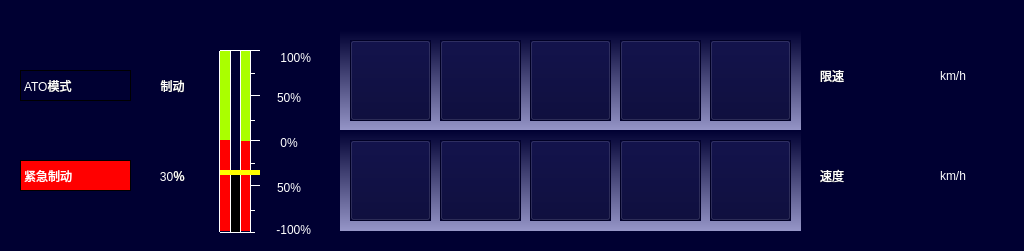
<?xml version="1.0" encoding="UTF-8"?>
<ui version="4.0">
 <class>VehicleStatusArea</class>
 <widget class="QWidget" name="VehicleStatusArea">
  <property name="geometry">
   <rect>
    <x>0</x>
    <y>0</y>
    <width>1024</width>
    <height>251</height>
   </rect>
  </property>
  <property name="windowTitle">
   <string>Form</string>
  </property>
  <property name="styleSheet">
   <string notr="true">QWidget
{
	background-color: rgb(0,0,50);
}

</string>
  </property>
  <widget class="QLabel" name="LBLSpeed">
   <property name="geometry">
    <rect>
     <x>20</x>
     <y>160</y>
     <width>111</width>
     <height>31</height>
    </rect>
   </property>
   <property name="styleSheet">
    <string notr="true">background-color: rgb(255, 0, 0);
color:white;
font:24px,&quot;微软雅黑&quot;;
border:1px solid black;
</string>
   </property>
   <property name="text">
    <string>紧急制动</string>
   </property>
  </widget>
  <widget class="QLabel" name="LBLNetV">
   <property name="geometry">
    <rect>
     <x>820</x>
     <y>60</y>
     <width>61</width>
     <height>31</height>
    </rect>
   </property>
   <property name="styleSheet">
    <string notr="true">color:white;
font:24px,&quot;微软雅黑&quot;;</string>
   </property>
   <property name="text">
    <string>限速</string>
   </property>
  </widget>
  <widget class="QPushButton" name="BTNHVAC">
   <property name="geometry">
    <rect>
     <x>350</x>
     <y>40</y>
     <width>81</width>
     <height>81</height>
    </rect>
   </property>
   <property name="focusPolicy">
    <enum>Qt::NoFocus</enum>
   </property>
   <property name="styleSheet">
    <string notr="true"/>
   </property>
   <property name="text">
    <string/>
   </property>
  </widget>
  <widget class="QPushButton" name="BTNSIV">
   <property name="geometry">
    <rect>
     <x>440</x>
     <y>40</y>
     <width>81</width>
     <height>81</height>
    </rect>
   </property>
   <property name="focusPolicy">
    <enum>Qt::NoFocus</enum>
   </property>
   <property name="styleSheet">
    <string notr="true"/>
   </property>
   <property name="text">
    <string/>
   </property>
  </widget>
  <widget class="QLabel" name="label">
   <property name="geometry">
    <rect>
     <x>340</x>
     <y>30</y>
     <width>461</width>
     <height>101</height>
    </rect>
   </property>
   <property name="styleSheet">
    <string notr="true">background:qlineargradient(spread:pad,x1:0,y1:0,x2:0,y2:1,stop:0 rgba(0,0,50,255),stop:1 rgba(150,150,200,255));</string>
   </property>
   <property name="text">
    <string/>
   </property>
  </widget>
  <widget class="QLabel" name="label_2">
   <property name="geometry">
    <rect>
     <x>340</x>
     <y>130</y>
     <width>461</width>
     <height>101</height>
    </rect>
   </property>
   <property name="styleSheet">
    <string notr="true">background:qlineargradient(spread:pad,x1:0,y1:0,x2:0,y2:1,stop:0 rgba(0,0,50,255),stop:1 rgba(150,150,200,255));</string>
   </property>
   <property name="text">
    <string/>
   </property>
  </widget>
  <widget class="QPushButton" name="BTNLineCircuitBreaker">
   <property name="geometry">
    <rect>
     <x>530</x>
     <y>40</y>
     <width>81</width>
     <height>81</height>
    </rect>
   </property>
   <property name="focusPolicy">
    <enum>Qt::NoFocus</enum>
   </property>
   <property name="styleSheet">
    <string notr="true"/>
   </property>
   <property name="text">
    <string/>
   </property>
  </widget>
  <widget class="QPushButton" name="BTNEDCU">
   <property name="geometry">
    <rect>
     <x>620</x>
     <y>40</y>
     <width>81</width>
     <height>81</height>
    </rect>
   </property>
   <property name="focusPolicy">
    <enum>Qt::NoFocus</enum>
   </property>
   <property name="styleSheet">
    <string notr="true"/>
   </property>
   <property name="text">
    <string/>
   </property>
  </widget>
  <widget class="QPushButton" name="BTNPIS">
   <property name="geometry">
    <rect>
     <x>710</x>
     <y>40</y>
     <width>81</width>
     <height>81</height>
    </rect>
   </property>
   <property name="focusPolicy">
    <enum>Qt::NoFocus</enum>
   </property>
   <property name="styleSheet">
    <string notr="true"/>
   </property>
   <property name="text">
    <string/>
   </property>
  </widget>
  <widget class="QPushButton" name="BTNTolopogy">
   <property name="geometry">
    <rect>
     <x>710</x>
     <y>140</y>
     <width>81</width>
     <height>81</height>
    </rect>
   </property>
   <property name="focusPolicy">
    <enum>Qt::NoFocus</enum>
   </property>
   <property name="styleSheet">
    <string notr="true"/>
   </property>
   <property name="text">
    <string/>
   </property>
  </widget>
  <widget class="QPushButton" name="BTNFire">
   <property name="geometry">
    <rect>
     <x>530</x>
     <y>140</y>
     <width>81</width>
     <height>81</height>
    </rect>
   </property>
   <property name="focusPolicy">
    <enum>Qt::NoFocus</enum>
   </property>
   <property name="styleSheet">
    <string notr="true"/>
   </property>
   <property name="text">
    <string/>
   </property>
  </widget>
  <widget class="QPushButton" name="BTNBCU">
   <property name="geometry">
    <rect>
     <x>350</x>
     <y>140</y>
     <width>81</width>
     <height>81</height>
    </rect>
   </property>
   <property name="focusPolicy">
    <enum>Qt::NoFocus</enum>
   </property>
   <property name="styleSheet">
    <string notr="true"/>
   </property>
   <property name="text">
    <string/>
   </property>
  </widget>
  <widget class="QPushButton" name="BTNTCU">
   <property name="geometry">
    <rect>
     <x>440</x>
     <y>140</y>
     <width>81</width>
     <height>81</height>
    </rect>
   </property>
   <property name="focusPolicy">
    <enum>Qt::NoFocus</enum>
   </property>
   <property name="styleSheet">
    <string notr="true"/>
   </property>
   <property name="text">
    <string/>
   </property>
  </widget>
  <widget class="QPushButton" name="BTNACP">
   <property name="geometry">
    <rect>
     <x>620</x>
     <y>140</y>
     <width>81</width>
     <height>81</height>
    </rect>
   </property>
   <property name="focusPolicy">
    <enum>Qt::NoFocus</enum>
   </property>
   <property name="styleSheet">
    <string notr="true"/>
   </property>
   <property name="text">
    <string/>
   </property>
  </widget>
  <widget class="QLabel" name="LBLSpeed_3">
   <property name="geometry">
    <rect>
     <x>20</x>
     <y>70</y>
     <width>111</width>
     <height>31</height>
    </rect>
   </property>
   <property name="styleSheet">
    <string notr="true">QLabel
{
color:white;
font:24px,&quot;微软雅黑&quot;;
border:1px solid black;
}</string>
   </property>
   <property name="text">
    <string>ATO模式</string>
   </property>
  </widget>
  <widget class="QLabel" name="LBLHVAC">
   <property name="geometry">
    <rect>
     <x>350</x>
     <y>40</y>
     <width>81</width>
     <height>81</height>
    </rect>
   </property>
   <property name="styleSheet">
    <string notr="true"/>
   </property>
   <property name="text">
    <string/>
   </property>
  </widget>
  <widget class="QLabel" name="LBLSIV">
   <property name="geometry">
    <rect>
     <x>440</x>
     <y>40</y>
     <width>81</width>
     <height>81</height>
    </rect>
   </property>
   <property name="styleSheet">
    <string notr="true"/>
   </property>
   <property name="text">
    <string/>
   </property>
  </widget>
  <widget class="QLabel" name="LBLLineCircleBreaker">
   <property name="geometry">
    <rect>
     <x>530</x>
     <y>40</y>
     <width>81</width>
     <height>81</height>
    </rect>
   </property>
   <property name="styleSheet">
    <string notr="true"/>
   </property>
   <property name="text">
    <string/>
   </property>
  </widget>
  <widget class="QLabel" name="LBLEDCU">
   <property name="geometry">
    <rect>
     <x>620</x>
     <y>40</y>
     <width>81</width>
     <height>81</height>
    </rect>
   </property>
   <property name="styleSheet">
    <string notr="true"/>
   </property>
   <property name="text">
    <string/>
   </property>
  </widget>
  <widget class="QLabel" name="LBLPIS">
   <property name="geometry">
    <rect>
     <x>710</x>
     <y>40</y>
     <width>81</width>
     <height>81</height>
    </rect>
   </property>
   <property name="styleSheet">
    <string notr="true"/>
   </property>
   <property name="text">
    <string/>
   </property>
  </widget>
  <widget class="QLabel" name="LBLFire">
   <property name="geometry">
    <rect>
     <x>530</x>
     <y>140</y>
     <width>81</width>
     <height>81</height>
    </rect>
   </property>
   <property name="styleSheet">
    <string notr="true"/>
   </property>
   <property name="text">
    <string/>
   </property>
  </widget>
  <widget class="QLabel" name="LBLBCU">
   <property name="geometry">
    <rect>
     <x>350</x>
     <y>140</y>
     <width>81</width>
     <height>81</height>
    </rect>
   </property>
   <property name="styleSheet">
    <string notr="true"/>
   </property>
   <property name="text">
    <string/>
   </property>
  </widget>
  <widget class="QLabel" name="LBLACP">
   <property name="geometry">
    <rect>
     <x>620</x>
     <y>140</y>
     <width>81</width>
     <height>81</height>
    </rect>
   </property>
   <property name="styleSheet">
    <string notr="true"/>
   </property>
   <property name="text">
    <string/>
   </property>
  </widget>
  <widget class="QLabel" name="LBLTolopogy">
   <property name="geometry">
    <rect>
     <x>710</x>
     <y>140</y>
     <width>81</width>
     <height>81</height>
    </rect>
   </property>
   <property name="styleSheet">
    <string notr="true"/>
   </property>
   <property name="text">
    <string/>
   </property>
  </widget>
  <widget class="QLabel" name="LBLTCU">
   <property name="geometry">
    <rect>
     <x>440</x>
     <y>140</y>
     <width>81</width>
     <height>81</height>
    </rect>
   </property>
   <property name="styleSheet">
    <string notr="true"/>
   </property>
   <property name="text">
    <string/>
   </property>
  </widget>
  <widget class="QLabel" name="LBLNetV_2">
   <property name="geometry">
    <rect>
     <x>880</x>
     <y>60</y>
     <width>61</width>
     <height>31</height>
    </rect>
   </property>
   <property name="styleSheet">
    <string notr="true">color:white;
font:24px,&quot;微软雅黑&quot;;</string>
   </property>
   <property name="text">
    <string/>
   </property>
  </widget>
  <widget class="QLabel" name="LBLNetV_3">
   <property name="geometry">
    <rect>
     <x>820</x>
     <y>160</y>
     <width>61</width>
     <height>31</height>
    </rect>
   </property>
   <property name="styleSheet">
    <string notr="true">color:white;
font:24px,&quot;微软雅黑&quot;;</string>
   </property>
   <property name="text">
    <string>速度</string>
   </property>
  </widget>
  <widget class="QLabel" name="LBLNetV_4">
   <property name="geometry">
    <rect>
     <x>880</x>
     <y>160</y>
     <width>61</width>
     <height>31</height>
    </rect>
   </property>
   <property name="styleSheet">
    <string notr="true">color:white;
font:24px,&quot;微软雅黑&quot;;</string>
   </property>
   <property name="text">
    <string/>
   </property>
  </widget>
  <widget class="QLabel" name="LBLNetV_5">
   <property name="geometry">
    <rect>
     <x>940</x>
     <y>60</y>
     <width>71</width>
     <height>31</height>
    </rect>
   </property>
   <property name="styleSheet">
    <string notr="true">color:white;
font:24px,&quot;微软雅黑&quot;;</string>
   </property>
   <property name="text">
    <string>km/h</string>
   </property>
  </widget>
  <widget class="QLabel" name="LBLNetV_6">
   <property name="geometry">
    <rect>
     <x>940</x>
     <y>160</y>
     <width>71</width>
     <height>31</height>
    </rect>
   </property>
   <property name="styleSheet">
    <string notr="true">color:white;
font:24px,&quot;微软雅黑&quot;;</string>
   </property>
   <property name="text">
    <string>km/h</string>
   </property>
  </widget>
  <widget class="QWidget" name="widget_2" native="true">
   <property name="geometry">
    <rect>
     <x>200</x>
     <y>0</y>
     <width>121</width>
     <height>250</height>
    </rect>
   </property>
   <property name="styleSheet">
    <string notr="true">background-color: rgb(0, 0, 50);</string>
   </property>
   <widget class="QLabel" name="Barlabel_left_24">
    <property name="geometry">
     <rect>
      <x>20</x>
      <y>50</y>
      <width>10</width>
      <height>91</height>
     </rect>
    </property>
    <property name="sizePolicy">
     <sizepolicy hsizetype="MinimumExpanding" vsizetype="Preferred">
      <horstretch>0</horstretch>
      <verstretch>0</verstretch>
     </sizepolicy>
    </property>
    <property name="styleSheet">
     <string notr="true">background-color: rgb(170, 255, 0);
border-color: rgb(255, 255, 255);</string>
    </property>
    <property name="text">
     <string/>
    </property>
   </widget>
   <widget class="QLabel" name="label_84">
    <property name="geometry">
     <rect>
      <x>70</x>
      <y>90</y>
      <width>31</width>
      <height>16</height>
     </rect>
    </property>
    <property name="styleSheet">
     <string notr="true">color: rgb(255, 255, 255);</string>
    </property>
    <property name="text">
     <string>50%</string>
    </property>
    <property name="alignment">
     <set>Qt::AlignRight|Qt::AlignTrailing|Qt::AlignVCenter</set>
    </property>
   </widget>
   <widget class="QLabel" name="label_85">
    <property name="geometry">
     <rect>
      <x>50</x>
      <y>73</y>
      <width>5</width>
      <height>1</height>
     </rect>
    </property>
    <property name="styleSheet">
     <string notr="true">background-color: rgb(255, 255, 255);</string>
    </property>
    <property name="text">
     <string/>
    </property>
   </widget>
   <widget class="QLabel" name="label_86">
    <property name="geometry">
     <rect>
      <x>20</x>
      <y>232</y>
      <width>35</width>
      <height>1</height>
     </rect>
    </property>
    <property name="styleSheet">
     <string notr="true">background-color: rgb(255, 255, 255);</string>
    </property>
    <property name="text">
     <string/>
    </property>
   </widget>
   <widget class="QLabel" name="label_87">
    <property name="geometry">
     <rect>
      <x>30</x>
      <y>51</y>
      <width>1</width>
      <height>181</height>
     </rect>
    </property>
    <property name="styleSheet">
     <string notr="true">background-color: rgb(255, 255, 255);</string>
    </property>
    <property name="text">
     <string/>
    </property>
   </widget>
   <widget class="QLabel" name="Barlabel_left_25">
    <property name="geometry">
     <rect>
      <x>40</x>
      <y>140</y>
      <width>10</width>
      <height>91</height>
     </rect>
    </property>
    <property name="styleSheet">
     <string notr="true">background-color: rgb(255, 0, 0);</string>
    </property>
    <property name="text">
     <string/>
    </property>
   </widget>
   <widget class="QLabel" name="label_88">
    <property name="geometry">
     <rect>
      <x>70</x>
      <y>135</y>
      <width>31</width>
      <height>16</height>
     </rect>
    </property>
    <property name="styleSheet">
     <string notr="true">color: rgb(255, 255, 255);</string>
    </property>
    <property name="text">
     <string>0% </string>
    </property>
    <property name="alignment">
     <set>Qt::AlignRight|Qt::AlignTrailing|Qt::AlignVCenter</set>
    </property>
   </widget>
   <widget class="QLabel" name="label_89">
    <property name="geometry">
     <rect>
      <x>50</x>
      <y>185</y>
      <width>10</width>
      <height>1</height>
     </rect>
    </property>
    <property name="styleSheet">
     <string notr="true">background-color: rgb(255, 255, 255);</string>
    </property>
    <property name="text">
     <string/>
    </property>
   </widget>
   <widget class="QLabel" name="label_90">
    <property name="geometry">
     <rect>
      <x>50</x>
      <y>51</y>
      <width>1</width>
      <height>181</height>
     </rect>
    </property>
    <property name="styleSheet">
     <string notr="true">background-color: rgb(255, 255, 255);</string>
    </property>
    <property name="text">
     <string/>
    </property>
   </widget>
   <widget class="QLabel" name="label_91">
    <property name="geometry">
     <rect>
      <x>70</x>
      <y>180</y>
      <width>31</width>
      <height>16</height>
     </rect>
    </property>
    <property name="styleSheet">
     <string notr="true">color: rgb(255, 255, 255);</string>
    </property>
    <property name="text">
     <string>50%</string>
    </property>
    <property name="alignment">
     <set>Qt::AlignRight|Qt::AlignTrailing|Qt::AlignVCenter</set>
    </property>
   </widget>
   <widget class="QLabel" name="label_92">
    <property name="geometry">
     <rect>
      <x>40</x>
      <y>51</y>
      <width>1</width>
      <height>181</height>
     </rect>
    </property>
    <property name="styleSheet">
     <string notr="true">background-color: rgb(255, 255, 255);</string>
    </property>
    <property name="text">
     <string/>
    </property>
   </widget>
   <widget class="QLabel" name="label_93">
    <property name="geometry">
     <rect>
      <x>50</x>
      <y>120</y>
      <width>5</width>
      <height>1</height>
     </rect>
    </property>
    <property name="styleSheet">
     <string notr="true">background-color: rgb(255, 255, 255);</string>
    </property>
    <property name="text">
     <string/>
    </property>
   </widget>
   <widget class="QLabel" name="Barlabel_right_7">
    <property name="geometry">
     <rect>
      <x>41</x>
      <y>50</y>
      <width>9</width>
      <height>91</height>
     </rect>
    </property>
    <property name="styleSheet">
     <string notr="true">
background-color: rgb(170, 255, 0);
border-color: rgb(0, 0, 0);</string>
    </property>
    <property name="text">
     <string/>
    </property>
   </widget>
   <widget class="QLabel" name="label_94">
    <property name="geometry">
     <rect>
      <x>60</x>
      <y>220</y>
      <width>51</width>
      <height>20</height>
     </rect>
    </property>
    <property name="styleSheet">
     <string notr="true">color: rgb(255, 255, 255);</string>
    </property>
    <property name="text">
     <string>-100%</string>
    </property>
    <property name="alignment">
     <set>Qt::AlignRight|Qt::AlignTrailing|Qt::AlignVCenter</set>
    </property>
   </widget>
   <widget class="QLabel" name="Barlabel_TraBrakevalue_4">
    <property name="geometry">
     <rect>
      <x>31</x>
      <y>172</y>
      <width>9</width>
      <height>60</height>
     </rect>
    </property>
    <property name="styleSheet">
     <string notr="true">background-color: rgb(0, 0, 0);</string>
    </property>
    <property name="text">
     <string/>
    </property>
   </widget>
   <widget class="QLabel" name="label_95">
    <property name="geometry">
     <rect>
      <x>19</x>
      <y>51</y>
      <width>1</width>
      <height>181</height>
     </rect>
    </property>
    <property name="styleSheet">
     <string notr="true">background-color: rgb(255, 255, 255);</string>
    </property>
    <property name="text">
     <string/>
    </property>
   </widget>
   <widget class="QLabel" name="Barlabel_left_26">
    <property name="geometry">
     <rect>
      <x>20</x>
      <y>140</y>
      <width>10</width>
      <height>91</height>
     </rect>
    </property>
    <property name="styleSheet">
     <string notr="true">background-color: rgb(255, 0, 0);</string>
    </property>
    <property name="text">
     <string/>
    </property>
   </widget>
   <widget class="QLabel" name="Barlabel_TraBrakeLine_4">
    <property name="geometry">
     <rect>
      <x>20</x>
      <y>170</y>
      <width>40</width>
      <height>5</height>
     </rect>
    </property>
    <property name="styleSheet">
     <string notr="true">background-color: rgb(255, 255, 0);</string>
    </property>
    <property name="text">
     <string/>
    </property>
   </widget>
   <widget class="QLabel" name="label_96">
    <property name="geometry">
     <rect>
      <x>20</x>
      <y>50</y>
      <width>40</width>
      <height>1</height>
     </rect>
    </property>
    <property name="styleSheet">
     <string notr="true">background-color: rgb(255, 255, 255);</string>
    </property>
    <property name="text">
     <string/>
    </property>
   </widget>
   <widget class="QLabel" name="label_97">
    <property name="geometry">
     <rect>
      <x>70</x>
      <y>50</y>
      <width>41</width>
      <height>16</height>
     </rect>
    </property>
    <property name="styleSheet">
     <string notr="true">color: rgb(255, 255, 255);</string>
    </property>
    <property name="text">
     <string>100%</string>
    </property>
    <property name="alignment">
     <set>Qt::AlignRight|Qt::AlignTrailing|Qt::AlignVCenter</set>
    </property>
   </widget>
   <widget class="QLabel" name="label_98">
    <property name="geometry">
     <rect>
      <x>50</x>
      <y>95</y>
      <width>10</width>
      <height>1</height>
     </rect>
    </property>
    <property name="styleSheet">
     <string notr="true">background-color: rgb(255, 255, 255);</string>
    </property>
    <property name="text">
     <string/>
    </property>
   </widget>
   <widget class="QLabel" name="label_99">
    <property name="geometry">
     <rect>
      <x>50</x>
      <y>140</y>
      <width>10</width>
      <height>1</height>
     </rect>
    </property>
    <property name="styleSheet">
     <string notr="true">background-color: rgb(255, 255, 255);</string>
    </property>
    <property name="text">
     <string/>
    </property>
   </widget>
   <widget class="QLabel" name="label_100">
    <property name="geometry">
     <rect>
      <x>50</x>
      <y>163</y>
      <width>5</width>
      <height>1</height>
     </rect>
    </property>
    <property name="styleSheet">
     <string notr="true">background-color: rgb(255, 255, 255);</string>
    </property>
    <property name="text">
     <string/>
    </property>
   </widget>
   <widget class="QLabel" name="label_101">
    <property name="geometry">
     <rect>
      <x>50</x>
      <y>210</y>
      <width>5</width>
      <height>1</height>
     </rect>
    </property>
    <property name="styleSheet">
     <string notr="true">background-color: rgb(255, 255, 255);</string>
    </property>
    <property name="text">
     <string/>
    </property>
   </widget>
  </widget>
  <widget class="QLabel" name="LBLSpeed_4">
   <property name="geometry">
    <rect>
     <x>150</x>
     <y>70</y>
     <width>45</width>
     <height>31</height>
    </rect>
   </property>
   <property name="styleSheet">
    <string notr="true">QLabel
{
color:white;
font:20px,&quot;微软雅黑&quot;;
}</string>
   </property>
   <property name="text">
    <string>制动</string>
   </property>
   <property name="alignment">
    <set>Qt::AlignCenter</set>
   </property>
  </widget>
  <widget class="QLabel" name="LBLSpeed_5">
   <property name="geometry">
    <rect>
     <x>150</x>
     <y>160</y>
     <width>45</width>
     <height>31</height>
    </rect>
   </property>
   <property name="styleSheet">
    <string notr="true">QLabel
{
color:white;
font:20px,&quot;微软雅黑&quot;;
}</string>
   </property>
   <property name="text">
    <string>30％</string>
   </property>
   <property name="alignment">
    <set>Qt::AlignCenter</set>
   </property>
  </widget>
  <zorder>LBLSpeed</zorder>
  <zorder>LBLNetV</zorder>
  <zorder>label</zorder>
  <zorder>label_2</zorder>
  <zorder>LBLSpeed_3</zorder>
  <zorder>LBLHVAC</zorder>
  <zorder>LBLSIV</zorder>
  <zorder>LBLLineCircleBreaker</zorder>
  <zorder>LBLEDCU</zorder>
  <zorder>LBLPIS</zorder>
  <zorder>LBLFire</zorder>
  <zorder>LBLBCU</zorder>
  <zorder>LBLACP</zorder>
  <zorder>LBLTolopogy</zorder>
  <zorder>LBLTCU</zorder>
  <zorder>LBLNetV_2</zorder>
  <zorder>LBLNetV_3</zorder>
  <zorder>LBLNetV_4</zorder>
  <zorder>LBLNetV_5</zorder>
  <zorder>LBLNetV_6</zorder>
  <zorder>widget_2</zorder>
  <zorder>LBLSpeed_4</zorder>
  <zorder>LBLSpeed_5</zorder>
  <zorder>BTNHVAC</zorder>
  <zorder>BTNBCU</zorder>
  <zorder>BTNSIV</zorder>
  <zorder>BTNTCU</zorder>
  <zorder>BTNLineCircuitBreaker</zorder>
  <zorder>BTNFire</zorder>
  <zorder>BTNEDCU</zorder>
  <zorder>BTNACP</zorder>
  <zorder>BTNPIS</zorder>
  <zorder>BTNTolopogy</zorder>
  <zorder>Barlabel_left_26</zorder>
 </widget>
 <resources/>
 <connections/>
</ui>
